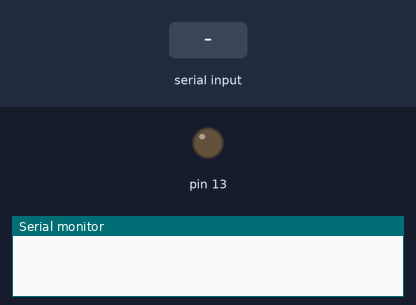
Recording of a sketch running on a simulated Arduino Uno, built with avr-gcc and run on an emulated ATmega328P. On the bench: output pins drawn as LEDs (lit = HIGH), the last lines printed to the serial monitor. Inputs (shaded band) come from the test bench.

Above: at 1.2 s.
1.3 s: "a" received over the second serial link
At 1.9 s:
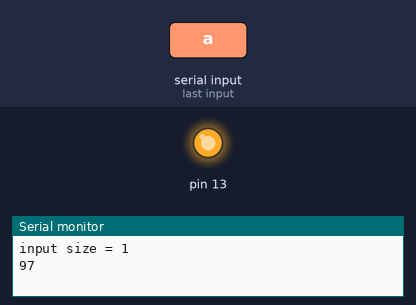
2.8 s: "b" received over the second serial link
At 3.5 s:
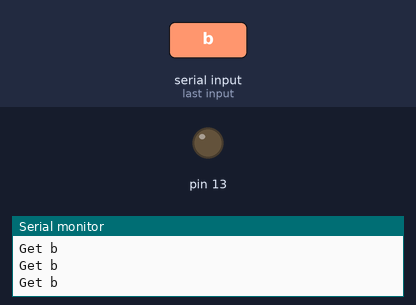
Timing chart, 0 to 5.8 s (numbered marks = the images above; inputs shaded):
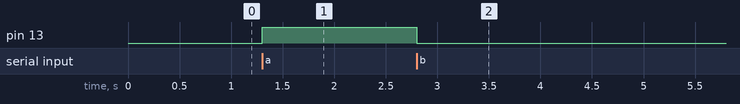

The sketch:

controlLED.ino
```cpp
#include <SoftwareSerial.h>
#include <Wire.h>
int LED = 13;
SoftwareSerial I2CBT(11,10);
void setup() {
  Serial.begin(9600);
  I2CBT.begin(9600);//bluetooth baud rate

  pinMode(13, OUTPUT);
}
void loop() {

  byte cmmd[20];
  int insize;
  while(1){
/*
read message from bluetooth
*/
    if ((insize=(I2CBT.available()))>0){
       Serial.print("input size = ");
       Serial.println(insize);
       for (int i=0; i<insize; i++){
         Serial.print(cmmd[i]=char(I2CBT.read()));
         Serial.print(" ");
       }

    }
      switch (cmmd[0]) {
        case 97: //"a"
          digitalWrite(13,HIGH);
          break;
      case 98://"b"
          Serial.println("Get b");
          digitalWrite(13,LOW);
          break;
      } //Switch

  } //while

}
```

Measured:
- after the input at 1.3 s, pin 13: LOW → HIGH at once
- after the input at 2.8 s, pin 13: HIGH → LOW at once
